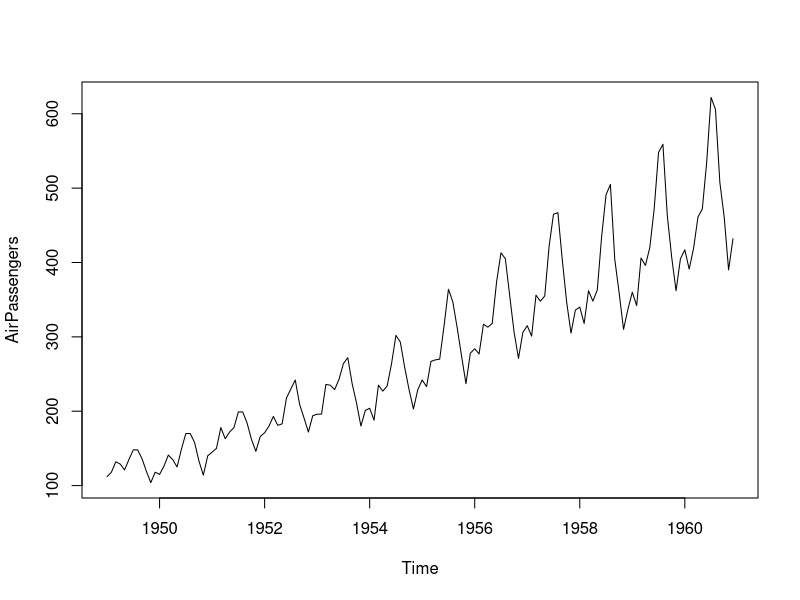
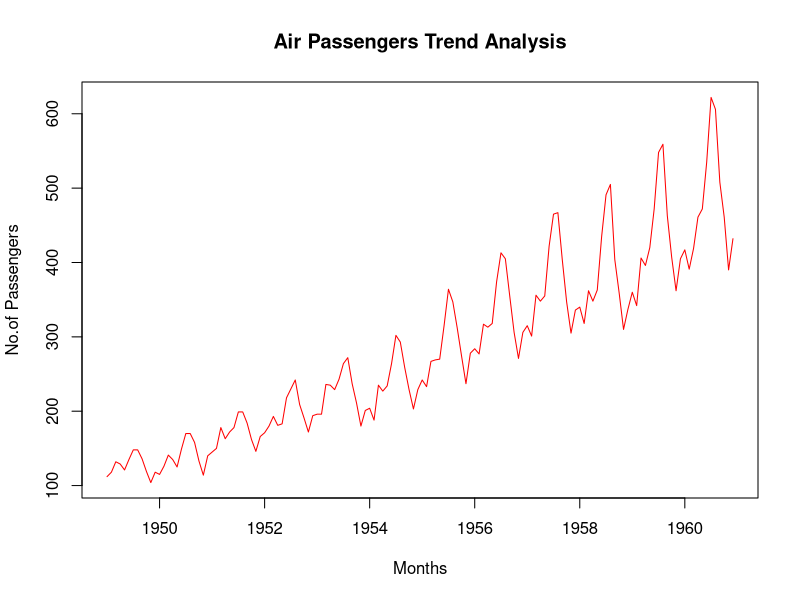
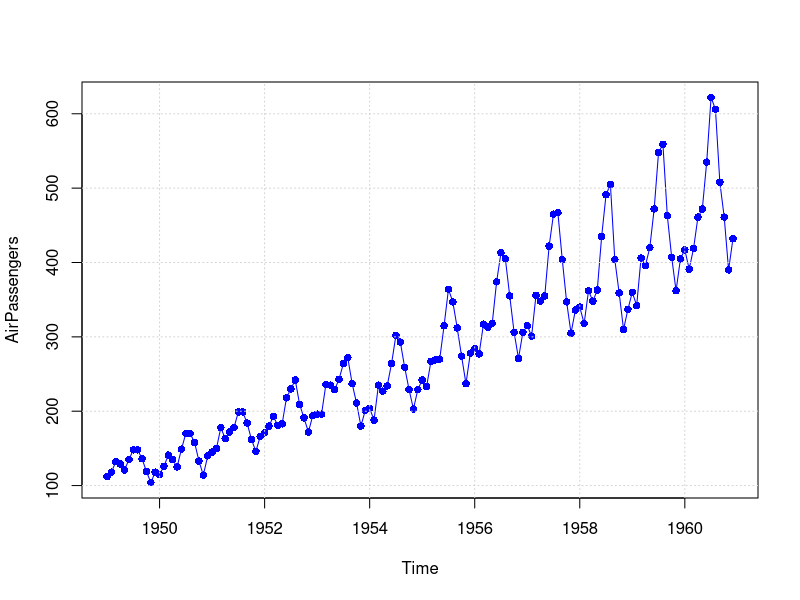
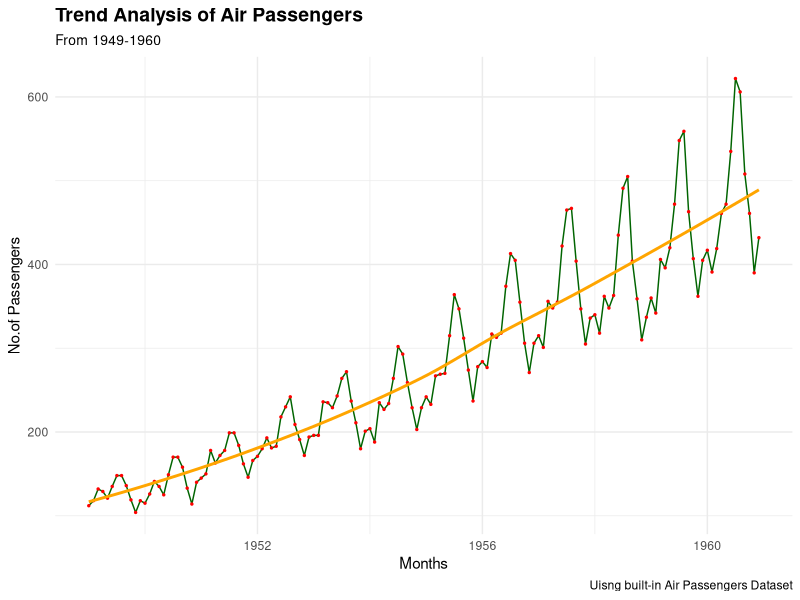

These figures' R source, in order:
# Load Air Passengers Dataset
data(AirPassengers)


#Verifying Dataset
?AirPassengers
class(AirPassengers)
View(AirPassengers)


#Converting the dataset to Dataframe
ap_df <- data.frame(
  year <- time(AirPassengers),
  passengers=as.numeric(AirPassengers)
)
ap_df


#Data Frame with years & months Separately
ap_df_months <- data.frame(
  year= floor(time(AirPassengers)),
  month=cycle(time(AirPassengers)),
  passengers=as.numeric(AirPassengers)
)
ap_df_months

#Basic plotting
plot(AirPassengers)

#Plot with Title, Axislabels and Color
plot(AirPassengers,
     type='l',
     main="Air Passengers Trend Analysis",
     xlab="Months",
     ylab="No.of Passengers",
     col="red"
)
#changing the line width &point
plot(AirPassengers,
     type='o',
     pch=16,
     col="blue")
grid()


# Using GGPLOT2 Library
#Importing the library ggplot2
library(ggplot2)

# A Basic Grid with x,y axes
ggplot(ap_df,
       aes(x=year,y=passengers))+
  geom_line(color='darkgreen',linewidth=0.5)+
  labs(
    title='Trend Analysis of Air Passengers',
    subtitle='From 1949-1960',
    caption='Uisng built-in Air Passengers Dataset',
    x='Months',
    y='No.of Passengers')+
  geom_point(color='red',size=0.5)+
  geom_smooth(se=FALSE,color='orange')+
  theme_minimal()+
  theme(
    plot.title=element_text(face="bold",size=14),
    plot.subtitle=element_text(size=10))

